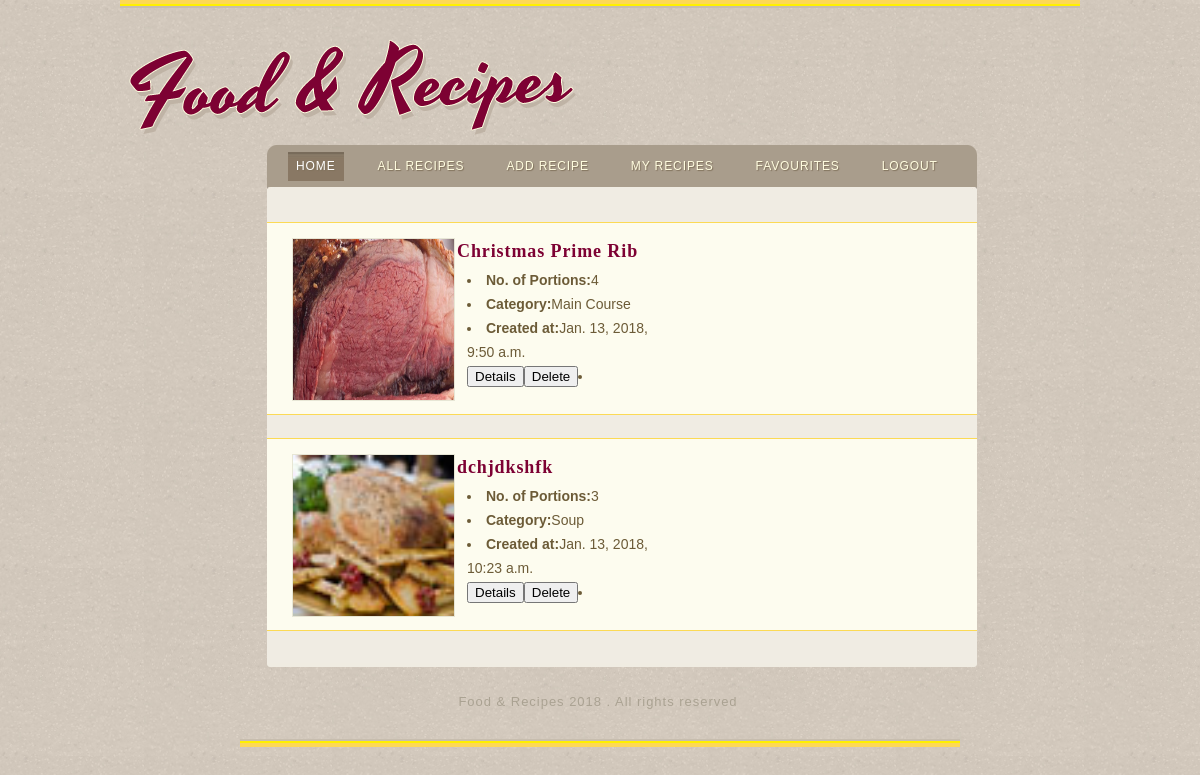
The app's page /myrecipes/1/ (signed in), older data.
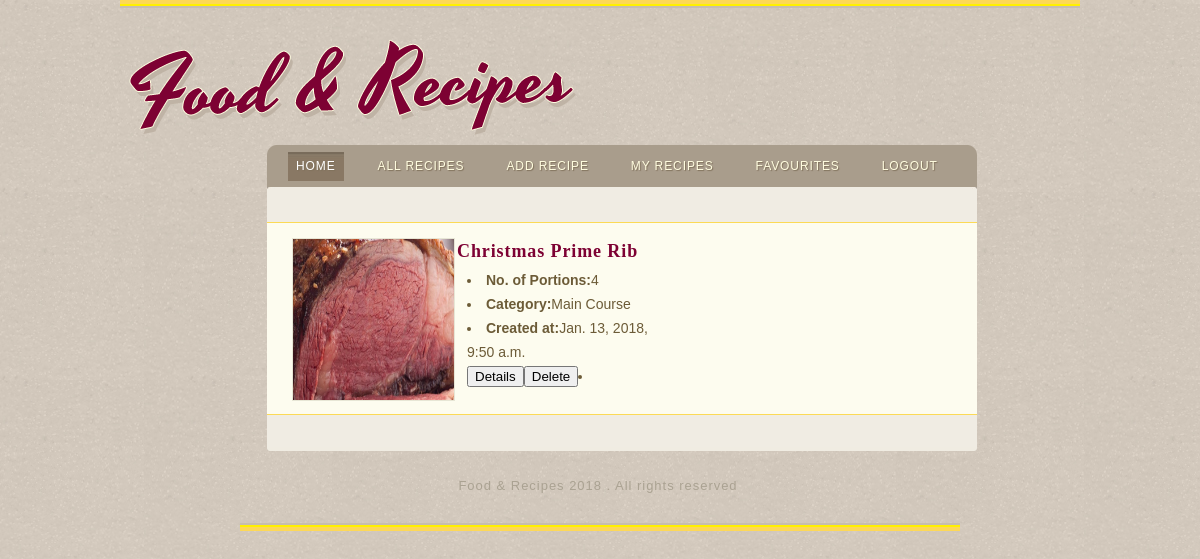
The same page, newer data.
### RecipeApp/models.py (models this page shows)
class Recipe(models.Model):
    name = models.CharField(max_length=45)
    category = models.IntegerField(choices=[
        (1, "Soup"),
        (2, "Dessert"),
        (3, "Main Course"),
        (4, "Salad/ Starter"),
    ]
    )
    no_portions = models.IntegerField()
    text = models.TextField(max_length=10000)
    created = models.DateTimeField(auto_now_add=True)
    updated = models.DateTimeField(auto_now=True)
    id_user = models.ForeignKey(User)
    image = models.ImageField(upload_to='recipes')

### RecipeApp/views.py (the view)
class MyRecipesListView(ListView):
    template_name = 'myrecipes.html'
    model = Recipe
    context_object_name = 'myrecipes'

### RecipeApp/templates/myrecipes.html (shortened to what this page needs)
{% extends 'layout.html' %}
{% block content %}
<div id="content">
					<div>
						<ul>
                            {% for recipe in myrecipes %}
                                {% if recipe.id_user.pk == request.user.pk %}
                                    <li>
                                        <a style="width:25%" href="#"><img style="height:161px;width:161px"src="{{ recipe.image.url }}" alt="Image"></a>
                                        <div style="">
                                            <h3><a href="#">{{ recipe.name }}</a></h3><div>
                                                <ul style="padding:5px;">
                                                    <li><strong>No. of Portions:</strong>{{ recipe.no_portions }}</li>
                                                    <li><strong>Category:</strong>{{ recipe.get_category_display}}</li>
                                                    <li><strong>Created at:</strong>{{ recipe.created }}</li>
                                                    <li>
                                                        <a href="{% url 'recipe_detail' pk_user=recipe.id_user.pk pk=recipe.pk %}"><button type="button">Details</button></a>
                                                        <a href="{% url 'delete_recipe' pk=recipe.pk %}"><button type="button">Delete</button></a>
                                                    </li>
                                                </ul>
                                        </div></div>
                                    </li>
                                {% endif %}
                            {% endfor %}
                        </ul>
                    </div>
</div>
{% endblock %}

Row changes from the older to the newer data that the page shows:
removed Recipe: image (picture), name "dchjdkshfk", no_portions "3", category "Soup", created "Jan. 13, 2018, 10:23 a.m."
